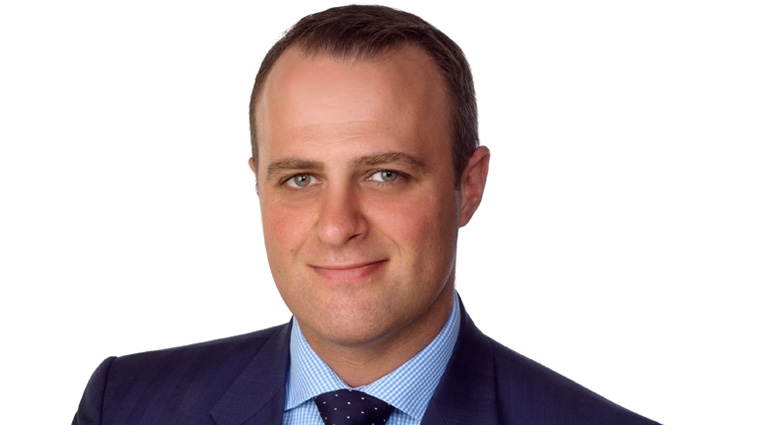
#> input picture Imageprocessing_file/Image/Humanimg.jpg, 760 x 425 px
$ python canny_test.py --image ../Humanimg.jpg
#> lines starting #> are read from the running program, lines starting #| are printed output that depends on the picture; after the words box and inside, x2 and y2 are one past the last pixel; in counts of white or black regions, pixels touching at a corner belong together

import cv2
import numpy as np
def filter_colors(image,datacolorthresh):
	lower_thresh = np.array([datacolorthresh[0],datacolorthresh[1],datacolorthresh[2]])
	upper_thresh = np.array([datacolorthresh[3],datacolorthresh[4],datacolorthresh[5]])
	color_mask = cv2.inRange(image, lower_thresh, upper_thresh)
	color_image = cv2.bitwise_and(image, image, mask=color_mask)
	return color_image

def nothing(x):
    pass

from skimage.filters import threshold_local

import argparse
import imutils

# construct the argument parser and parse the arguments
ap = argparse.ArgumentParser()
ap.add_argument("-i", "--image", required = True,
	help = "Path to the image to be scanned")
args = vars(ap.parse_args())

image = cv2.imread(args["image"])
#> image is the input picture: shape (425, 760, 3); mean B, G, R 199.5, 199.1, 210.7
ratio = image.shape[0] / 500.0
#> ratio = 0.85
orig = image.copy()
image = imutils.resize(image, height = 500)
#> image: shape (500, 894, 3)
gray = cv2.cvtColor(image, cv2.COLOR_BGR2GRAY)
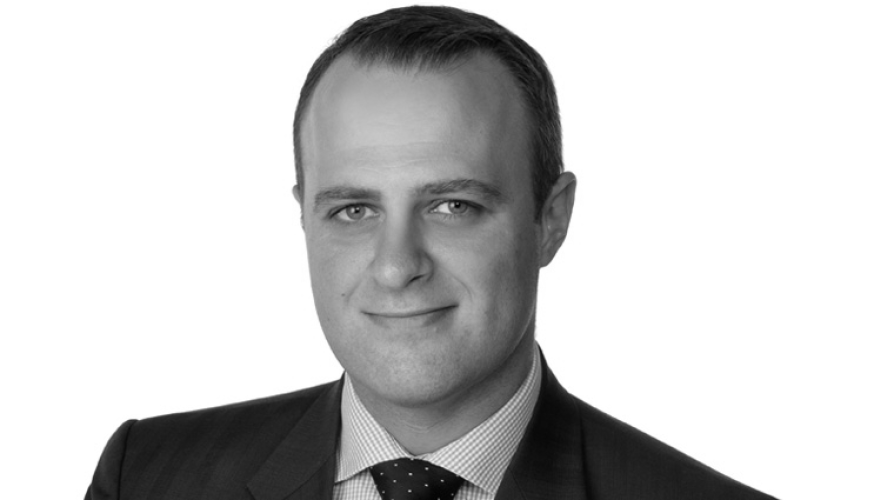
#> gray: shape (500, 894); min 3, max 255, mean 202.6
gray = cv2.GaussianBlur(gray, (5, 5), 0)
img_canny = cv2.Canny(gray, 0, 0)
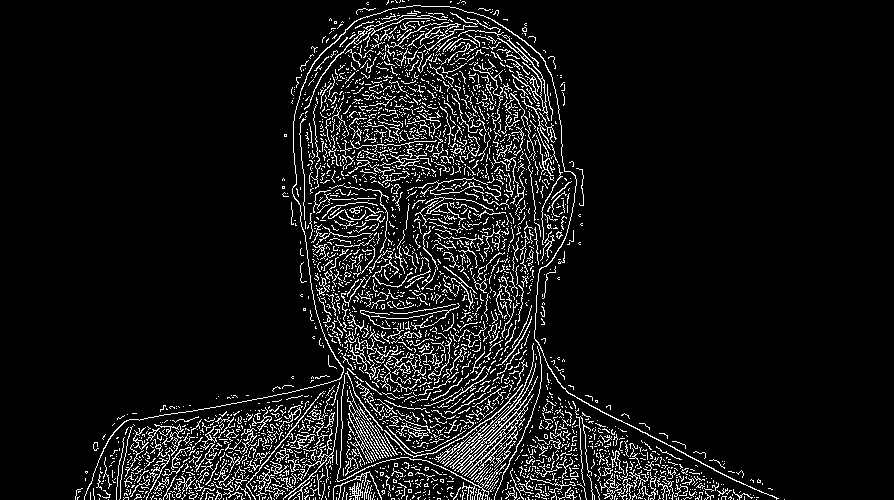
#> img_canny: shape (500, 894); 8.4% white in thin lines or dots, all inside (x1, y1, x2, y2) = (75, 0, 785, 500)

cv2.imshow('image', image)
cv2.imshow('canny_edge', img_canny)
cv2.createTrackbar('threshold1','canny_edge',0,500,nothing)
#> slider 'threshold1' is set to 100
cv2.createTrackbar('threshold2','canny_edge',0,500,nothing)
#> slider 'threshold2' is set to 100
while(1):
    cv2.imshow('image', image)
    cv2.imshow('canny_edge', img_canny)

    threshold1 = cv2.getTrackbarPos('threshold1', 'canny_edge')
    threshold2 = cv2.getTrackbarPos('threshold2', 'canny_edge')

    img_canny = cv2.Canny(gray,threshold1,threshold2)
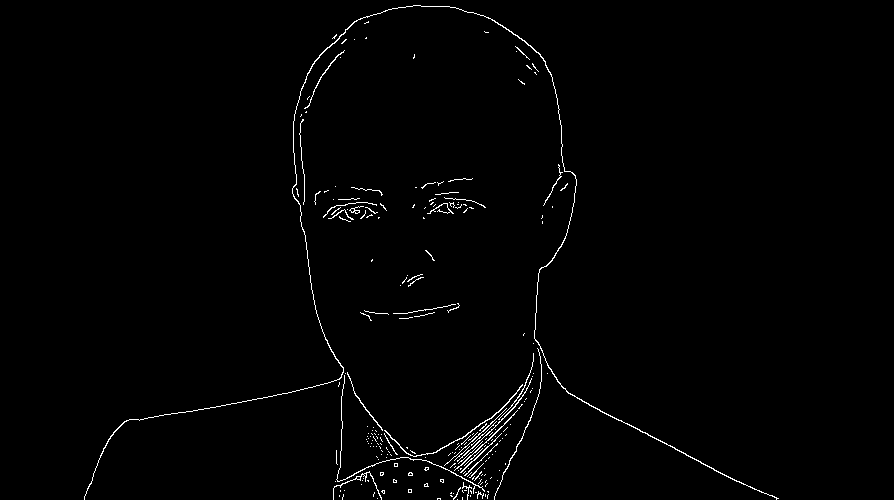
#> img_canny: shape (500, 894); 1.1% white in thin lines or dots, all inside (x1, y1, x2, y2) = (84, 5, 779, 500)

    k = cv2.waitKey(37)
#> (key Esc is pressed here)
    if k == 27:
        break

$ run again, on Imageprocessing_file/Image/fruitblack.jpg
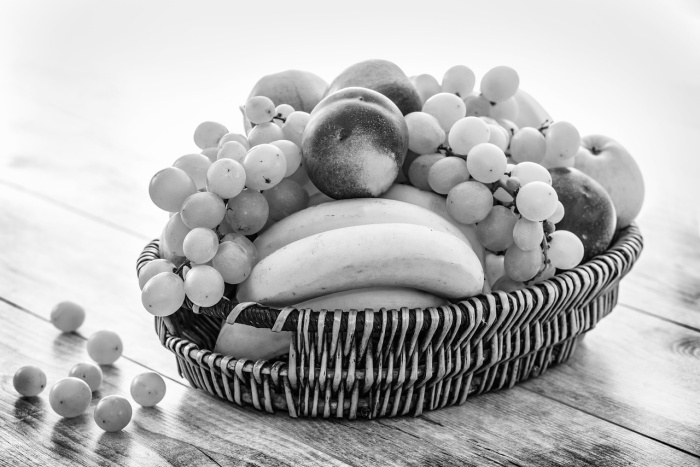
#> input picture Imageprocessing_file/Image/fruitblack.jpg, 700 x 467 px
#> image is the input picture: shape (467, 700, 3); min 0, max 255, mean 181.2
#> image: shape (500, 749, 3)
#> `img_canny = cv2.Canny(gray, 0, 0)`:
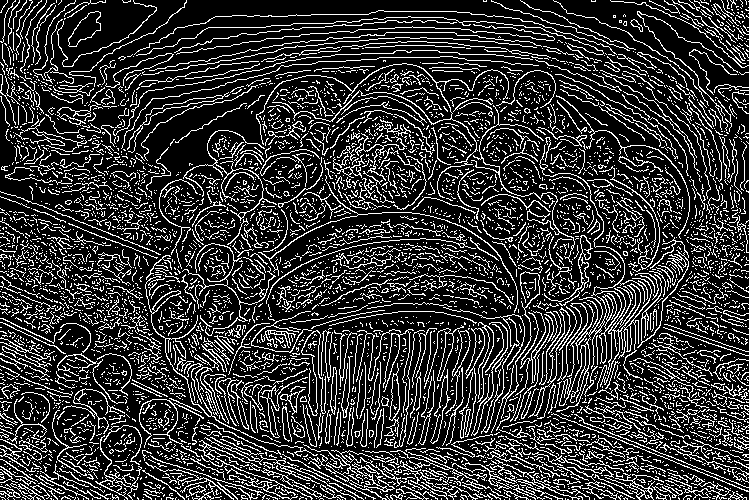
#> img_canny: shape (500, 749); 20.7% white in thin lines or dots
#> `img_canny = cv2.Canny(gray,threshold1,threshold2)`:
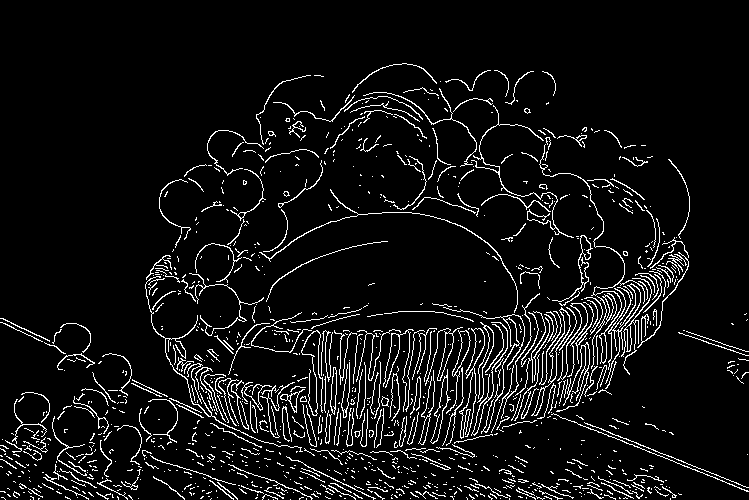
#> img_canny: shape (500, 749); 6.8% white in thin lines or dots, all inside (x1, y1, x2, y2) = (0, 63, 749, 500)
